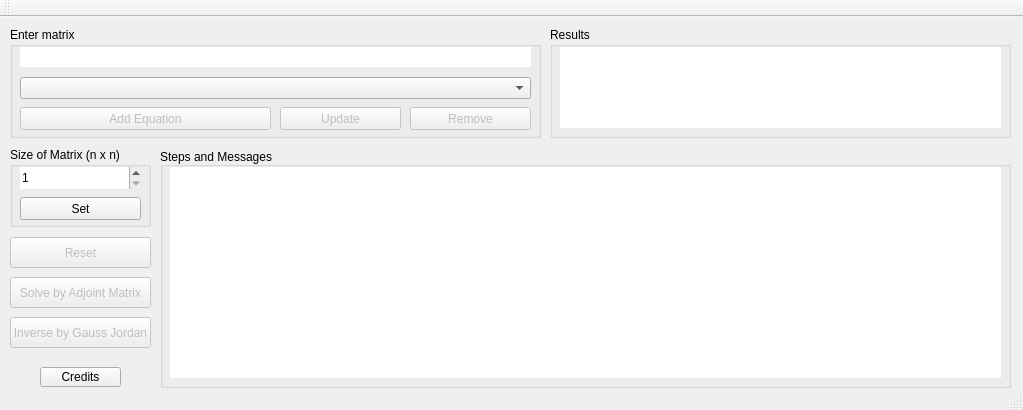
<?xml version="1.0" encoding="UTF-8"?>
<ui version="4.0">
 <class>MainWindow</class>
 <widget class="QMainWindow" name="MainWindow">
  <property name="enabled">
   <bool>true</bool>
  </property>
  <property name="geometry">
   <rect>
    <x>0</x>
    <y>0</y>
    <width>1023</width>
    <height>410</height>
   </rect>
  </property>
  <property name="sizePolicy">
   <sizepolicy hsizetype="Maximum" vsizetype="Maximum">
    <horstretch>16</horstretch>
    <verstretch>11</verstretch>
   </sizepolicy>
  </property>
  <property name="minimumSize">
   <size>
    <width>1023</width>
    <height>410</height>
   </size>
  </property>
  <property name="maximumSize">
   <size>
    <width>1023</width>
    <height>430</height>
   </size>
  </property>
  <property name="font">
   <font>
    <pointsize>9</pointsize>
   </font>
  </property>
  <property name="windowTitle">
   <string>Gaussian Eliminator</string>
  </property>
  <property name="windowIcon">
   <iconset>
    <normaloff>../../Downloads/icons8-math-50.png</normaloff>../../Downloads/icons8-math-50.png</iconset>
  </property>
  <property name="windowOpacity">
   <double>1.000000000000000</double>
  </property>
  <property name="documentMode">
   <bool>false</bool>
  </property>
  <widget class="QWidget" name="centralWidget">
   <widget class="QGroupBox" name="groupBox">
    <property name="geometry">
     <rect>
      <x>10</x>
      <y>130</y>
      <width>141</width>
      <height>80</height>
     </rect>
    </property>
    <property name="title">
     <string>Size of Matrix (n x n)</string>
    </property>
    <widget class="QSpinBox" name="varNum">
     <property name="geometry">
      <rect>
       <x>10</x>
       <y>20</y>
       <width>121</width>
       <height>22</height>
      </rect>
     </property>
     <property name="frame">
      <bool>false</bool>
     </property>
     <property name="minimum">
      <number>1</number>
     </property>
    </widget>
    <widget class="QPushButton" name="setVarNum">
     <property name="geometry">
      <rect>
       <x>10</x>
       <y>50</y>
       <width>121</width>
       <height>23</height>
      </rect>
     </property>
     <property name="text">
      <string>Set</string>
     </property>
    </widget>
   </widget>
   <widget class="QGroupBox" name="groupBox_2">
    <property name="geometry">
     <rect>
      <x>160</x>
      <y>130</y>
      <width>851</width>
      <height>241</height>
     </rect>
    </property>
    <property name="title">
     <string>Steps and Messages</string>
    </property>
    <property name="alignment">
     <set>Qt::AlignBottom|Qt::AlignLeading|Qt::AlignLeft</set>
    </property>
    <property name="flat">
     <bool>false</bool>
    </property>
    <widget class="QPlainTextEdit" name="steps">
     <property name="geometry">
      <rect>
       <x>10</x>
       <y>20</y>
       <width>831</width>
       <height>211</height>
      </rect>
     </property>
     <property name="font">
      <font>
       <family>Consolas</family>
       <pointsize>10</pointsize>
       <weight>50</weight>
       <bold>false</bold>
      </font>
     </property>
     <property name="frameShape">
      <enum>QFrame::NoFrame</enum>
     </property>
     <property name="verticalScrollBarPolicy">
      <enum>Qt::ScrollBarAsNeeded</enum>
     </property>
     <property name="horizontalScrollBarPolicy">
      <enum>Qt::ScrollBarAsNeeded</enum>
     </property>
     <property name="lineWrapMode">
      <enum>QPlainTextEdit::NoWrap</enum>
     </property>
     <property name="readOnly">
      <bool>true</bool>
     </property>
    </widget>
   </widget>
   <widget class="QGroupBox" name="groupBox_3">
    <property name="geometry">
     <rect>
      <x>10</x>
      <y>10</y>
      <width>531</width>
      <height>111</height>
     </rect>
    </property>
    <property name="title">
     <string>Enter matrix</string>
    </property>
    <widget class="QPushButton" name="add">
     <property name="enabled">
      <bool>false</bool>
     </property>
     <property name="geometry">
      <rect>
       <x>10</x>
       <y>80</y>
       <width>251</width>
       <height>23</height>
      </rect>
     </property>
     <property name="text">
      <string>Add Equation</string>
     </property>
    </widget>
    <widget class="QLineEdit" name="text">
     <property name="geometry">
      <rect>
       <x>10</x>
       <y>20</y>
       <width>511</width>
       <height>20</height>
      </rect>
     </property>
     <property name="inputMask">
      <string/>
     </property>
     <property name="text">
      <string/>
     </property>
     <property name="frame">
      <bool>false</bool>
     </property>
    </widget>
    <widget class="QComboBox" name="equations">
     <property name="geometry">
      <rect>
       <x>10</x>
       <y>50</y>
       <width>511</width>
       <height>22</height>
      </rect>
     </property>
     <property name="editable">
      <bool>false</bool>
     </property>
    </widget>
    <widget class="QPushButton" name="update">
     <property name="enabled">
      <bool>false</bool>
     </property>
     <property name="geometry">
      <rect>
       <x>270</x>
       <y>80</y>
       <width>121</width>
       <height>23</height>
      </rect>
     </property>
     <property name="text">
      <string>Update</string>
     </property>
    </widget>
    <widget class="QPushButton" name="remove">
     <property name="enabled">
      <bool>false</bool>
     </property>
     <property name="geometry">
      <rect>
       <x>400</x>
       <y>80</y>
       <width>121</width>
       <height>23</height>
      </rect>
     </property>
     <property name="text">
      <string>Remove</string>
     </property>
    </widget>
   </widget>
   <widget class="QPushButton" name="solve">
    <property name="enabled">
     <bool>false</bool>
    </property>
    <property name="geometry">
     <rect>
      <x>10</x>
      <y>260</y>
      <width>141</width>
      <height>31</height>
     </rect>
    </property>
    <property name="text">
     <string>Solve by Adjoint Matrix</string>
    </property>
   </widget>
   <widget class="QGroupBox" name="groupBox_4">
    <property name="geometry">
     <rect>
      <x>550</x>
      <y>10</y>
      <width>461</width>
      <height>111</height>
     </rect>
    </property>
    <property name="title">
     <string>Results</string>
    </property>
   </widget>
   <widget class="QPushButton" name="reset">
    <property name="enabled">
     <bool>false</bool>
    </property>
    <property name="geometry">
     <rect>
      <x>10</x>
      <y>220</y>
      <width>141</width>
      <height>31</height>
     </rect>
    </property>
    <property name="text">
     <string>Reset</string>
    </property>
   </widget>
   <widget class="QListWidget" name="results">
    <property name="geometry">
     <rect>
      <x>560</x>
      <y>30</y>
      <width>441</width>
      <height>81</height>
     </rect>
    </property>
    <property name="frameShape">
     <enum>QFrame::NoFrame</enum>
    </property>
   </widget>
   <widget class="QPushButton" name="cridits">
    <property name="geometry">
     <rect>
      <x>40</x>
      <y>350</y>
      <width>81</width>
      <height>20</height>
     </rect>
    </property>
    <property name="text">
     <string>Credits</string>
    </property>
   </widget>
   <widget class="QPushButton" name="jordan">
    <property name="enabled">
     <bool>false</bool>
    </property>
    <property name="geometry">
     <rect>
      <x>10</x>
      <y>300</y>
      <width>141</width>
      <height>31</height>
     </rect>
    </property>
    <property name="text">
     <string>Inverse by Gauss Jordan</string>
    </property>
   </widget>
  </widget>
  <widget class="QToolBar" name="mainToolBar">
   <attribute name="toolBarArea">
    <enum>TopToolBarArea</enum>
   </attribute>
   <attribute name="toolBarBreak">
    <bool>false</bool>
   </attribute>
  </widget>
  <widget class="QStatusBar" name="statusBar"/>
  <action name="actionCredits">
   <property name="text">
    <string>Cridits</string>
   </property>
  </action>
 </widget>
 <layoutdefault spacing="6" margin="11"/>
 <resources/>
 <connections/>
</ui>
